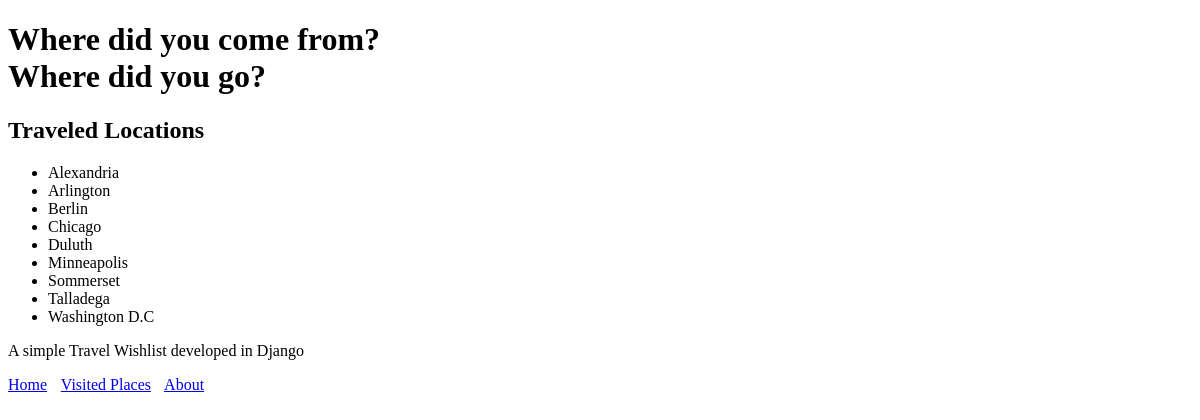
The app's page /visited with its own data.
### travel_wishlist/models.py (models this page shows, shortened)
class Place(models.Model):
    name = models.CharField(max_length=200)
    visited = models.BooleanField(default=False)

### travel_wishlist/views.py (the view)
# urls.py: path('visited', views.places_visited, name='places_visited'),
def places_visited(request):
    visited = Place.objects.filter(visited=True).order_by('name')
    return render(request, 'travel_wishlist/visited.html', {'visited': visited})

### travel_wishlist/templates/travel_wishlist/visited.html
{% extends 'travel_wishlist/base.html' %}
{% block content %}
<h2>Traveled Locations</h2>
{% if visited %}
<ul>
    {% for place in visited %}
    <li>{{  place.name }}</li>
    {% endfor %}
</ul>
{% else %}
<p>
    You have not visited any places in your list
</p>
{% endif %}
{% endblock %}

### records on screen
Place: name "Alexandria"
Place: name "Arlington"
Place: name "Berlin"
Place: name "Chicago"
Place: name "Duluth"
Place: name "Minneapolis"
Place: name "Sommerset"
Place: name "Talladega"
Place: name "Washington D.C"
